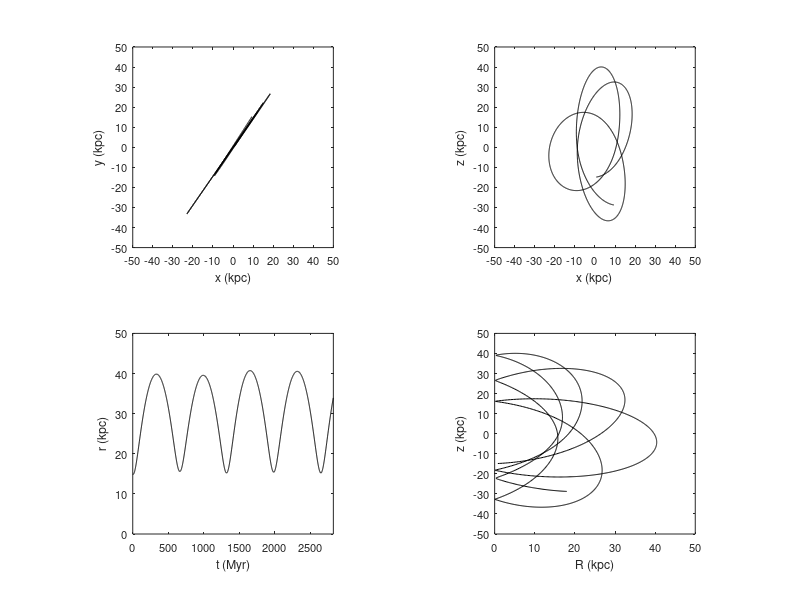

Write MATLAB code to recreate this figure.
clear all
close all

data = load('ax_coeff.dat');

whitebg('w')

t = data(:,1);

x = data(:,12);
y = data(:,13);
z = data(:,14);

v_x = data(:,15);
v_y = data(:,16);
v_z = data(:,17);

R = sqrt(x.^2+y.^2);
r = sqrt(x.^2+y.^2+z.^2);



subplot(2,2,1), plot(x,y,'k')

xlabel('x (kpc)','fontsize',9)
ylabel('y (kpc)','fontsize',9)
axis([-50 50 -50 50])
set(gca,'xtick',(-50:10:50),'ytick',(-50:10:50),'fontsize',8)
axis square


subplot(2,2,2), plot(x,z,'k')

xlabel('x (kpc)','fontsize',9)
ylabel('z (kpc)','fontsize',9)
axis([-50 50 -50 50])
set(gca,'xtick',(-50:10:50),'ytick',(-50:10:50),'fontsize',8)
axis square

subplot(2,2,3), plot(t,r,'k')

xlabel('t (Myr)','fontsize',9)
ylabel('r (kpc)','fontsize',9)
axis([0 max(t) 0 50])
set(gca,'ytick',(0:10:50),'fontsize',8)
axis square


subplot(2,2,4), plot(R,z,'k')

xlabel('R (kpc)','fontsize',9)
ylabel('z (kpc)','fontsize',9)
axis square
axis([0 50 -50 50])
set(gca,'xtick',(0:10:50),'ytick',(-50:10:50),'fontsize',8)
